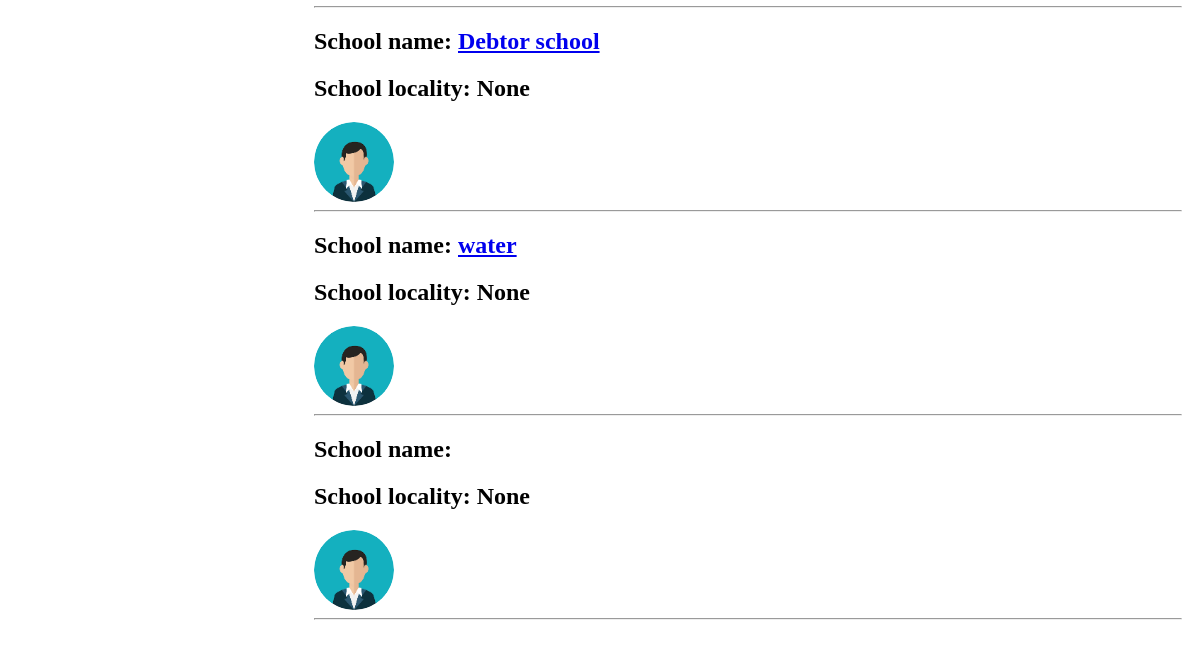
The app's page /AllSchool (lower part), older data.
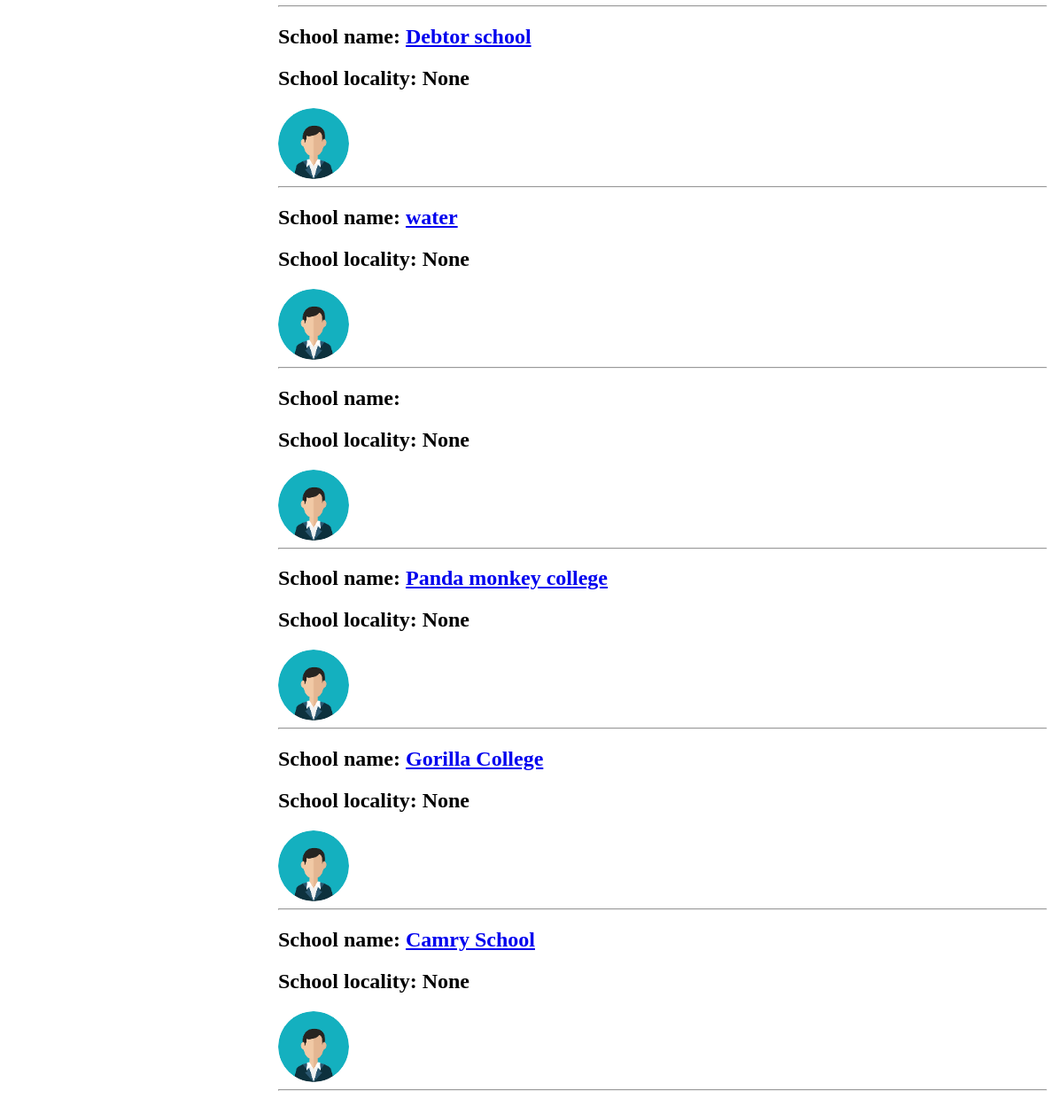
The same page, newer data.
### Debtor/models.py (models this page shows, shortened)
class School_Profile (models.Model):
    school = models.OneToOneField(School, on_delete=models.CASCADE)
    profile_pics = models.ImageField(default='fixed.png', upload_to='profile_pics')
    School_owner_pics = models.ImageField(default='fixed.jpg', upload_to='school_owner_pics', null=True)
    locality = models.ForeignKey(Locality, on_delete=models.CASCADE,  blank=True, null=True)

class School (AbstractUser):
    School_owner = models.CharField(max_length=255, null=True)
    School_name = models.CharField(max_length=255)
    School_id = ShortUUIDField(
        length= 4,
        max_length = 10,
        prefix = 'DP',
        alphabet = "123456efghij",
        primary_key = True
    )
    Reg_number = models.CharField(max_length=255, null=True)
    Registered_session = models.CharField(max_length=255, null=True)
    current_address = models.CharField(max_length=255, null=True)
    Permanent_address = models.CharField(max_length=255, null=True)
    username = models.CharField(max_length=100)
    email = models.EmailField(max_length=255, unique=True)
    Number_of_teachers = models.IntegerField(null=True)
    Contact_number = models.IntegerField(null=True)
    Number_of_students = models.IntegerField(null=True)
    Founded = models.CharField(max_length=100, null=True)
    Session = models.CharField(max_length=100, null=True)
    created = models.DateTimeField(auto_now_add=True)
    updated = models.DateTimeField(auto_now=True)
    USERNAME_FIELD = 'email'
    REQUIRED_FIELDS = ['username']

### Debtor/views.py (the view)
# urls.py: path('AllSchool', views.AllSchool, name='AllSchool'),
def AllSchool(request):
    page = 'all_school'
    all_school_profile = School_Profile.objects.all()
    school_list = SchoolFilter(request.GET,  queryset=all_school_profile)
    all_school_profile = school_list.qs
    context = { 'all_school_profile': all_school_profile, 'school_list':school_list, 'page':page,}
    return render(request, 'Debtor/profile.html', context)

### Debtor/models.py (called while the page is built)
    def __str__(self):
        return self.local_government

### Debtor/templates/Debtor/profile.html (shortened to what this page needs)
<section id="TheOri">
<div>
{% include 'Debtor/Profile/side.html' %}
</div>
<div>
    {% if page == 'home' %}
{% comment %} Dashboard page {% endcomment %}
    {% include 'Debtor/Profile/dashboard.html' %}
{%elif page == 'post' %}
{% comment %} Post create page {% endcomment %}
{% include 'Debtor/Profile/PostCreate.html' %}
    {% elif page == 'list' %}
    {% comment %} Each  post with its comment  {% endcomment %}
    {% include 'Debtor/Profile/OnePost.html' %}
{%elif page == 'reply' %}
{% comment %} Reply to a comment {% endcomment %}
{% include 'Debtor/Profile/CommentReply.html' %}
    {%elif page == 'upd' %}
    {% comment %} Post update form {% endcomment %}
    {% include 'Debtor/Profile/PostUpdate.html' %}
    {% elif page == 'all' %}
    {% comment %} All post {% endcomment %}
    {% include 'Debtor/Profile/AllPost.html' %}
{% comment %} {% elif page == 'post_all_search' %}
{% comment %} Search all post {% endcomment %}
{% comment %} {% include 'Debtor/Profile/SearchAllPost.html' %} {% endcomment %}
    {%elif page == 'debt' %}
    {% comment %} list of all debtors that belong to a school  {% endcomment %}
    {% include 'Debtor/Profile/UserDebtor.html' %}
    {%elif page == 'one' %}
    {% comment %} Debtor Profile {% endcomment %}
    {% include 'Debtor/Profile/DebtorProfile.html' %}
    {% elif page == 'throw' %}
    {% comment %} All debtors {% endcomment %}
    {% include 'Debtor/Profile/AllDebtor.html' %}
    {% elif page == 'lion' %}
    {{post.title}}
    {{post.body}}
    {%elif page == 'all_school' %}
    {% include 'Debtor/Profile/AllSchool.html' %}
    {%elif page == 'one_school' %}
    {% include 'Debtor/Profile/A_School.html' %}
    {%elif page == 'meeting' %}
    {% include 'Debtor/Profile/CreateMeeting.html' %}
    {%elif page == 'each_meeting' %}
    {% include 'Debtor/Profile/EachMeeting.html' %}
    {%elif page == 'each_comment' %}
    {% include 'Debtor/Profile/EachComment.html' %}
    {%elif page == 'meeting_update' %}
    {% include 'Debtor/Profile/CommentUpdate.html' %}
    {%elif page == 'dash' %}
    {% include 'Debtor/Profile/dash.html' %}
    {% elif  page == 'Total_meeting' %}
    {% include 'Debtor/Profile/Total_meeting.html' %}
    {% elif  page == 'A_meeting'%}
    {% include 'Debtor/Profile/A_meeting.html' %}
    {% elif  page == 'contendant' %}
    {% include 'Debtor/Profile/Contend.html' %}
    {% elif  page == 'Chat' %}
    {% include 'Debtor/Profile/Chat.html' %}
    {%elif page == 'Chat_List' %}
    {% include 'Debtor/Profile/Chat_List.html' %}
    {%elif page == 'Chat_All' %}
    {% include 'Debtor/Profile/Chat_All.html' %}
       {%endif%}
</div>
</section>

### Debtor/templates/Debtor/Profile/AllSchool.html (shortened to what this page needs)
{% for all_school_profile in all_school_profile %}
{% if all_school_profile.school.is_superuser %}
{%else%}
<h1> School name: <a href=" {%url 'OneSchool' all_school_profile.school_id %} "> {{all_school_profile.school.School_name}} </a></h1>
<h1> School locality: {{all_school_profile.locality}}</h1>
<img src="{{all_school_profile.profile_pics.url}}" alt="school image" >
<hr>
{%endif%}
{%endfor%}

Row changes from the older to the newer data that the page shows:
added School_Profile: school.School_name "Panda monkey college", locality "None", profile_pics (picture)
added School_Profile: school.School_name "Gorilla College", locality "None", profile_pics (picture)
added School_Profile: school.School_name "Camry School", locality "None", profile_pics (picture)
